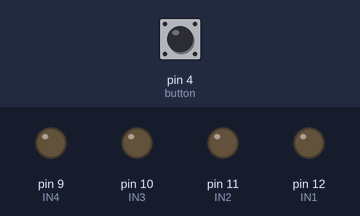
The sketch below on a simulated Arduino Uno, built with avr-gcc and run on an emulated ATmega328P. Parts: output pins drawn as LEDs (lit = HIGH). Inputs (shaded band) come from the test bench; at power-on: pin 4 (button) LOW.

Above: at 1.2 s.
1.3 s: pin 4 (button) pulled HIGH for 0.15 s
At 1.54 s:
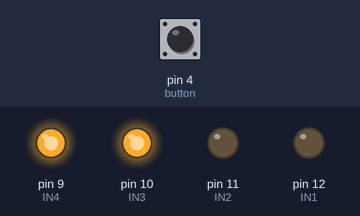
At 1.93 s:
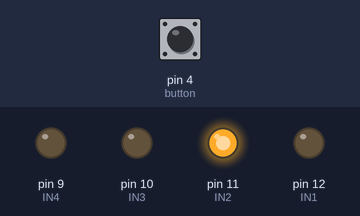
4.3 s: pin 4 (button) pulled HIGH for 3.2 s
At 5.7 s:
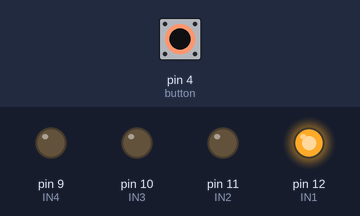
Timing chart, 0 to 12.8 s (numbered marks = the images above; inputs shaded):
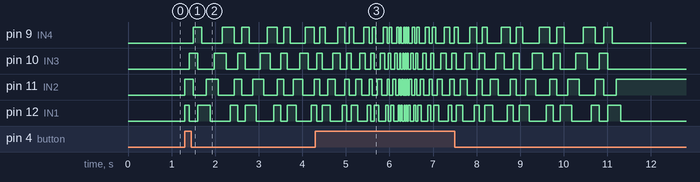

Measured:
- after the input at 1.3 s, pin 9 (IN4): LOW → HIGH after 0.20 s, then repeats every 1.1 s: LOW 0.47 s, HIGH 0.27 s, LOW 0.18 s, HIGH 0.17 s; pin 10 (IN3): LOW → HIGH after 0.10 s, then repeats every 1.1 s: LOW 0.38 s, HIGH 0.28 s, LOW 0.27 s, HIGH 0.17 s

The sketch:

Practica_1.ino
```cpp
#define button 4
#define IN1  12
#define IN2  11
#define IN3  10
#define IN4  9

int Paso [ 12 ][ 4 ] =
{  {1, 1, 0, 0},
  {0, 1, 1, 0},
  {0, 0, 1, 1},
  {1, 0, 0, 1},
  {1, 0, 0, 0},
  {1, 1, 0, 0},
  {0, 1, 0, 0},
  {0, 1, 1, 0},
  {0, 0, 1, 0},
  {0, 0, 1, 1},
  {0, 0, 0, 1},
  {1, 0, 0, 1}
};

bool isPress = HIGH;
bool cambio = false;
int Steps = 0;
int retardo = 0;

void setup() {
  pinMode(IN1, OUTPUT);
  pinMode(IN2, OUTPUT);
  pinMode(IN3, OUTPUT);
  pinMode(IN4, OUTPUT);
  pinMode (button, INPUT);
}

void step(int retardo){
  digitalWrite( IN1, Paso[Steps][ 0] );
  digitalWrite( IN2, Paso[Steps][ 1] );
  digitalWrite( IN3, Paso[Steps][ 2] );
  digitalWrite( IN4, Paso[Steps][ 3] );
  Steps = (Steps < 11)? Steps+1 : 0;
  delay (retardo);
}

void detener(){
  retardo=2;
  while (retardo<=100){
    step(retardo);
    retardo = retardo + 1;
  }
}

void acelerar(){
  retardo=100;
  while (retardo>=2){
    step(retardo);
    retardo = retardo - 1;
  }

  while (!isPress){
    isPress = digitalRead (button);
    retardo =2;
    step(retardo);
  }
}

void loop() {
  isPress = digitalRead (button);
  if (isPress){
    isPress = false;
    cambio = !cambio;
    if(cambio){
      acelerar();
    }else{
      detener();
    }
  }
}
```
